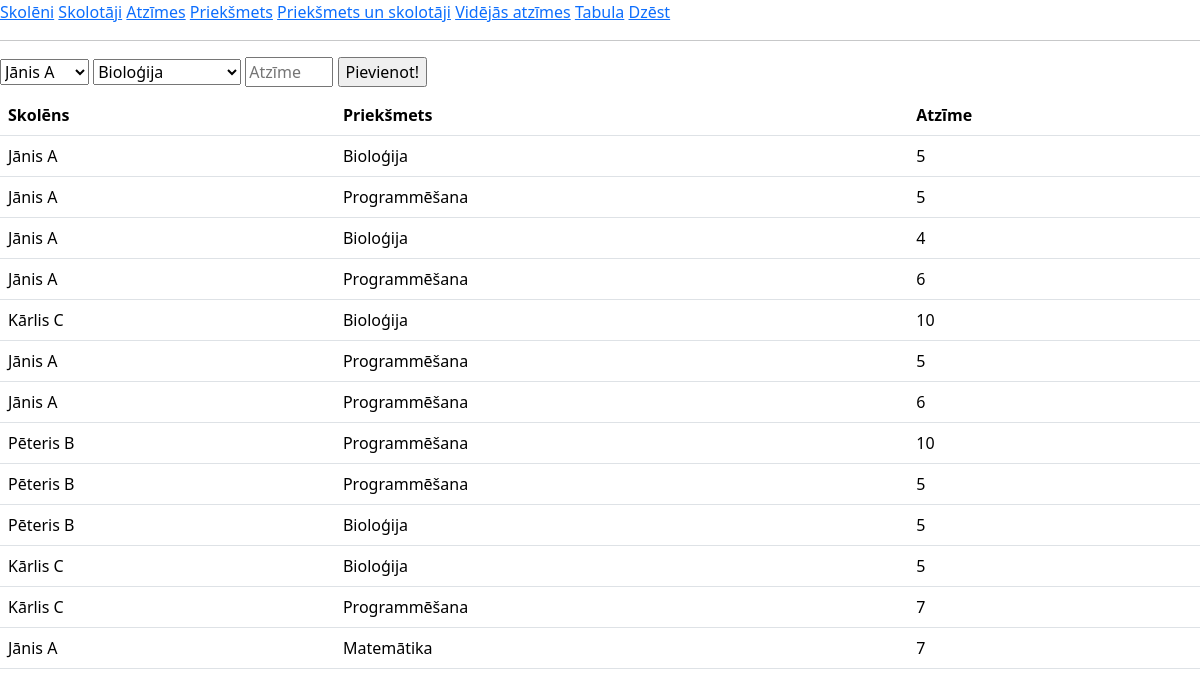
Screenshot of /atzimes with the database file from the repository.
### tables this page shows
CREATE TABLE atzime(
        id INTEGER PRIMARY KEY AUTOINCREMENT,
        vards_id INTEGER NOT NULL,
        subject_id INTEGER NOT NULL,
        grade INTEGER NOT NULL,
        FOREIGN KEY (vards_id) REFERENCES skoleni(id),
        FOREIGN KEY (subject_id) REFERENCES subject(id)
        );

CREATE TABLE skoleni(
        id INTEGER PRIMARY KEY AUTOINCREMENT,
        vards TEXT NOT NULL,
        uzvards TEXT NOT NULL
        );

CREATE TABLE prieksmeti(
        id INTEGER PRIMARY KEY AUTOINCREMENT,
        subject TEXT NOT NULL
        );

### main.py (the view, shortened to what this page needs)
@app.route("/atzimes", methods=["POST", "GET"])
def atzime():
    atzime_db = iegut_atzime()
    prieksmeti_id_db = iegut_prieksmeti_id()
    skoleni_id_db = iegut_skoleni_id()
    print(atzime_db)
    return render_template("atzimes.html", aizsutitais="", atzime=atzime_db, skoleni=skoleni_id_db, prieksmeti=prieksmeti_id_db)

### dati.py (called while the page is built)
def iegut_atzime():
    cur = conn.cursor()
    cur.execute(
        f"""
        SELECT vards, uzvards, subject, grade
        FROM
        (atzime JOIN skoleni ON skoleni.id = atzime.vards_id)
        JOIN prieksmeti ON prieksmeti.id = atzime.subject_id
        """
    )
    conn.commit()
    dati = cur.fetchall()
    return dati

def iegut_prieksmeti_id():
    cur = conn.cursor()
    cur.execute(
        f"""
        SELECT id, subject FROM prieksmeti
        """
    )
    conn.commit()
    dati = cur.fetchall()
    return dati

def iegut_skoleni_id():
    cur = conn.cursor()
    cur.execute(
        f"""
        SELECT id ,vards, uzvards FROM skoleni
        """
    )
    conn.commit()
    dati = cur.fetchall()
    return dati

### templates/atzimes.html (shortened to what this page needs)
{% extends 'skoleni.html'%}
{% block saturs %}
<form method="post">
  <select id="vards" name="vards">
    {% for viens in skoleni %}
      <option value="{{viens[0]}}">{{viens[1]}} {{viens[2]}}</option>
    {% endfor %}
  </select>
  <select id="subject" name="subject">
    {% for viens in prieksmeti %}
      <option value="{{viens[0]}}">{{viens[1]}}</option>
    {% endfor %}
  </select>
  <input type="number" id="atzime" name="atzime" placeholder="Atzīme" min="1" max="10">
  <input type="submit" value="Pievienot!">
  <table class="table">
      <tr>
        <th>Skolēns</th>
        <th>Priekšmets</th>
        <th>Atzīme</th>
      </tr>
      {% for viens in atzime %}
          <tr>
            <td>{{viens[0]}} {{viens[1]}}</td>
            <td>{{viens[2]}}</td>
            <td>{{viens[3]}}</td>
          </tr>
      {% endfor %}
  </table>
</form>
{% endblock %}

### rows the page displays
atzime: vards "Jānis", uzvards "A", subject "Bioloģija", grade "5"
atzime: vards "Jānis", uzvards "A", subject "Programmēšana", grade "5"
atzime: vards "Jānis", uzvards "A", subject "Bioloģija", grade "4"
atzime: vards "Jānis", uzvards "A", subject "Programmēšana", grade "6"
atzime: vards "Kārlis", uzvards "C", subject "Bioloģija", grade "10"
atzime: vards "Jānis", uzvards "A", subject "Programmēšana", grade "5"
atzime: vards "Jānis", uzvards "A", subject "Programmēšana", grade "6"
atzime: vards "Pēteris", uzvards "B", subject "Programmēšana", grade "10"
atzime: vards "Pēteris", uzvards "B", subject "Programmēšana", grade "5"
atzime: vards "Pēteris", uzvards "B", subject "Bioloģija", grade "5"
atzime: vards "Kārlis", uzvards "C", subject "Bioloģija", grade "5"
atzime: vards "Kārlis", uzvards "C", subject "Programmēšana", grade "7"
atzime: vards "Jānis", uzvards "A", subject "Matemātika", grade "7"

### other values shown
form field vards "Jānis A"
form field subject "Bioloģija"
